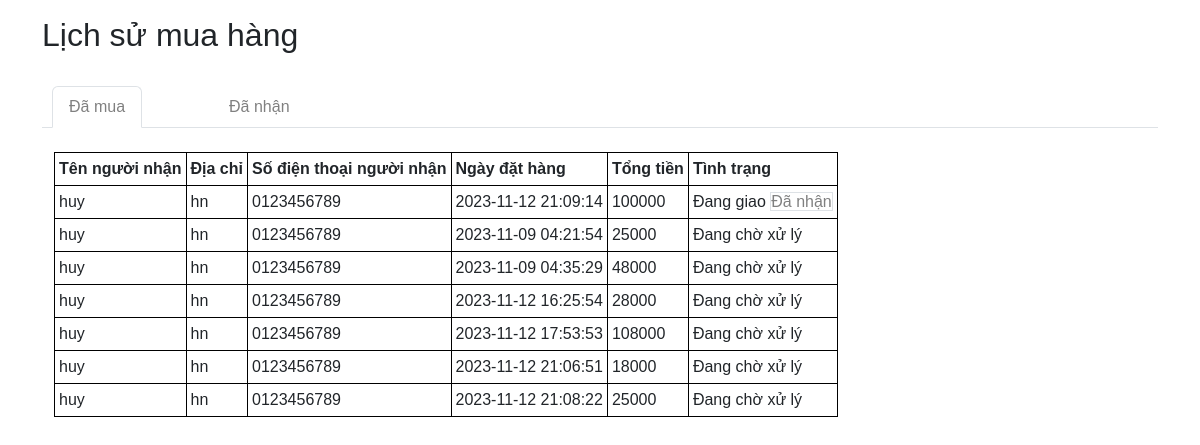
Screenshot of /front_web/history_cart.php (signed in) with the database file from the repository.
### tables this page shows
CREATE TABLE `tbl_order` (
  `id` int(11) NOT NULL,
  `cus_id` int(11) NOT NULL,
  `receiver_name` varchar(50) NOT NULL,
  `address` varchar(50) NOT NULL,
  `phone` char(20) NOT NULL,
  `created_at` timestamp NOT NULL DEFAULT current_timestamp() ON UPDATE current_timestamp(),
  `total` int(11) NOT NULL,
  `status` int(11) NOT NULL
);

### front_web/history_cart.php (the view, shortened to what this page needs)
<!DOCTYPE html>
<html lang="en">
<head>
    <link href="https://cdn.jsdelivr.net/npm/bootstrap@5.3.2/dist/css/bootstrap.min.css" rel="stylesheet">
</head>
<body>
    <?php require('../db/connect.php'); ?>
    <div class="container mt-3">
        <h2>Lịch sử mua hàng</h2>
        <br>
        <ul class="nav nav-tabs" role="tablist">
            <li class="nav-item">
                <a class="nav-link active" data-bs-toggle="tab" href="#menu0">Đã mua</a>
            </li>
            <li class="nav-item">
                <a class="nav-link" data-bs-toggle="tab" href="#menu1">Đã nhận</a>
            </li>
        </ul>
        <div class="tab-content">
            <div id="menu0" class="container tab-pane active"><br>
                <?php
                $customer_id = $_SESSION['id'];
                $sql = "SELECT * FROM tbl_order WHERE cus_id = $customer_id && status = 0 || status = 1";
                $result = mysqli_query($conn, $sql);
                ?>
                <table>
                    <tr>
                        <th>Tên người nhận</th>
                        <th>Địa chỉ</th>
                        <th>Số điện thoại người nhận</th>
                        <th>Ngày đặt hàng</th>
                        <th>Tổng tiền</th>
                        <th>Tình trạng</th>
                    </tr>
                    <?php while ($orders = mysqli_fetch_array($result)) { ?>
                        <tr>
                            <td>
                                <?php echo $orders['receiver_name'] ?>
                            </td>
                            <td>
                                <?php echo $orders['address'] ?>
                            </td>
                            <td>
                                <?php echo $orders['phone'] ?>
                            </td>
                            <td>
                                <?php echo $orders['created_at'] ?>
                            </td>
                            <td>
                                <?php echo $orders['total'] ?>
                            </td>
                            <td>
                                <?php
                                if ($orders['status'] == 0) {
                                    echo "Đang chờ xử lý";
                                } elseif ($orders["status"] == 1) {
                                    echo "Đang giao";?>
                                    <a href="checked.php?id=<?php echo $orders['id']?>" class="border">Đã nhận</a>
                                <?php }?>
                            </td>
                        </tr>
                        <?php
                    }
                    ?>
                </table>
            </div>
        </div>
    </div>
</body>
</html>

### rows the page displays
tbl_order: receiver_name "huy", address "hn", phone "0123456789", created_at "2023-11-12 21:09:14", total "100000"
tbl_order: receiver_name "huy", address "hn", phone "0123456789", created_at "2023-11-09 04:21:54", total "25000", status "Đang chờ xử lý"
tbl_order: receiver_name "huy", address "hn", phone "0123456789", created_at "2023-11-09 04:35:29", total "48000", status "Đang chờ xử lý"
tbl_order: receiver_name "huy", address "hn", phone "0123456789", created_at "2023-11-12 16:25:54", total "28000", status "Đang chờ xử lý"
tbl_order: receiver_name "huy", address "hn", phone "0123456789", created_at "2023-11-12 17:53:53", total "108000", status "Đang chờ xử lý"
tbl_order: receiver_name "huy", address "hn", phone "0123456789", created_at "2023-11-12 21:06:51", total "18000", status "Đang chờ xử lý"
tbl_order: receiver_name "huy", address "hn", phone "0123456789", created_at "2023-11-12 21:08:22", total "25000", status "Đang chờ xử lý"
